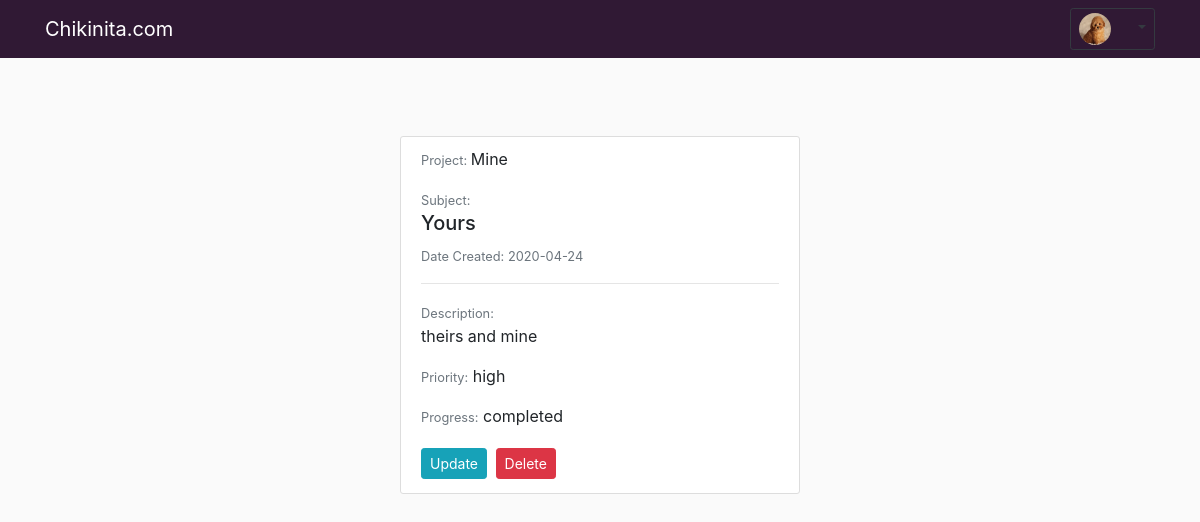
Screenshot of /bug/2 (signed in) with the database file from the repository.
### app/models.py (models this page shows, shortened)
class User(UserMixin, db.Model):
    id = db.Column(db.Integer, primary_key=True)
    username = db.Column(db.String(64), index=True, unique=True)
    email = db.Column(db.String(120), index=True, unique=True)
    image_file = db.Column(db.String(20), nullable=False, default='default.png')
    password_hash = db.Column(db.String(128))
    trackers = db.relationship('Tracker', backref='author', lazy='dynamic')
    last_seen = db.Column(db.DateTime, nullable=True, default=datetime.utcnow)
    def __repr__(self):
        return f"User('{self.username}', '{self.email}', '{self.image_file}, '{self.last_seen}')"

class Tracker(db.Model):
    id = db.Column(db.Integer, primary_key=True)
    project = db.Column(db.String(60), nullable=False)
    subject = db.Column(db.String(140), nullable=False)
    content = db.Column(db.String(300), nullable=False)
    priority = db.Column(db.String(16), nullable=False)
    progress = db.Column(db.String(16), nullable=False)
    date_created = db.Column(db.DateTime, default=datetime.utcnow)
    user_id = db.Column(db.Integer, db.ForeignKey('user.id'))

### app/main/routes.py (the view)
@bp.route("/bug/<int:track_id>")
def bug(track_id):
    bug = Tracker.query.get_or_404(track_id)
    return render_template('bug.html', title=bug.subject, bug=bug)

### app/main/routes.py (called while the page is built)
@bp.before_request
def before_request():
    if current_user.is_authenticated:
        current_user.last_seen = datetime.utcnow()
        db.session.commit()

### app/models.py (called while the page is built)
@login.user_loader
def load_user(id):
    return User.query.get(int(id))

### app/templates/bug.html (shortened to what this page needs)
{% extends "base.html" %}
{% block content %}
    <article class="media content-section">
        <div class="media-body">
            <div class="article-metadata">
                <p class="article label"><small class="text-muted">Project: </small>{{ bug.project.title() }}</p>
                <small class="text-muted">Subject:</small>
                <h5 class="article-content">{{ bug.subject.title() }}</h5>
                <small class="text-muted">Date Created: {{ bug.date_created.strftime('%Y-%m-%d') }}</small><hr>
                    <p class="article-label">
                    <small class="text-muted">Description:</small><br>
                    {{ bug.content }}</p>
                    <p class="article-content">
                        <small class="text-muted">Priority:</small> {{ bug.priority }}</p>
                        <small class="text-muted">Progress:</small>  {{ bug.progress }}</p>
                </div>
                <div>
                    <a class="btn btn-info btn-sm mt-1 mb-1" href="{{ url_for('main.update_bug', track_id=bug.id) }}">Update</a>
                    <button type="button", class="btn btn-danger btn-sm m-1" data-toggle="modal" data-target="#deleteModal">Delete</button>
                </div>
    </article>
{% endblock content %}

### app/templates/base.html (shortened to what this page needs)
<!DOCTYPE html>
<html lang="en">
<head>
  <link rel="stylesheet" href="https://maxcdn.bootstrapcdn.com/bootstrap/4.4.1/css/bootstrap.min.css">
  <link href="{{ url_for('static', filename='main.css') }}" rel="stylesheet">
</head>
<body>
  <nav class="navbar navbar-expand-lg navbar-dark bg-dark_purple fixed-top">
    <div class="container">
      <a class="navbar-brand" href="{{ url_for('main.index') }}">Chikinita.com</a>
        {% if current_user.is_anonymous %}
        {% else %}
          <div class="dropdown">
            <button type="button" class="btn dropdown-toggle btn-sm btn-outline-dark" data-toggle="dropdown">
            <img class="rounded-circle small-image img-fluid"
            src="{{ url_for('static', filename='profile_pics/' + current_user.image_file) }}">
            <span class="sr-only">(current)</span></button>
          </div>
        {% endif %}
      </nav>
<div class="container">
  {% block content %}
  {% endblock %}
</div>
    </body>
    </html>

### app/static/main.css (style rules this page uses)
body { padding-top: 56px; background-color: #fafafa; margin-top: 5rem; font-size: 1em; }
.bg-dark_purple { background-color: #301934; }
.content-section { background: #ffffff; padding: 10px 20px; border: 1px solid #dddddd; border-radius: 3px; margin-bottom: 20px; margin-left: auto; margin-right: auto; width: auto; max-width: 25em; }
.small-image { height: 32px; width: 32px; margin-right: 20px; vertical-align: middle; }

### rows the page displays
User: image_file (placeholder picture)
Tracker: project "Mine", subject "Yours", date_created "2020-04-24", content "theirs and mine", priority "high", progress "completed"
